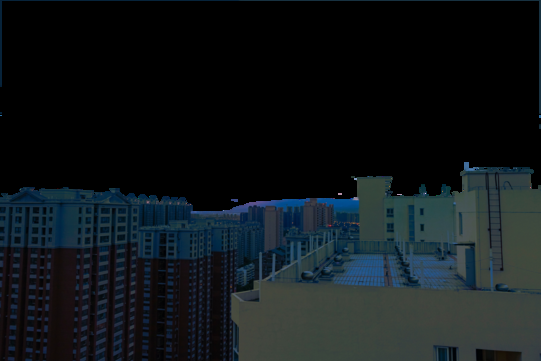
#> input picture sample image.png, 541 x 361 px
$ python -i rooftop_segmentation.py   (imports and definitions only)
#> lines starting #> are read from the running program, lines starting #| are printed output that depends on the picture

import numpy as np
import cv2

def detect_rooftop(image):
    gray = cv2.cvtColor(image, cv2.COLOR_RGB2GRAY)
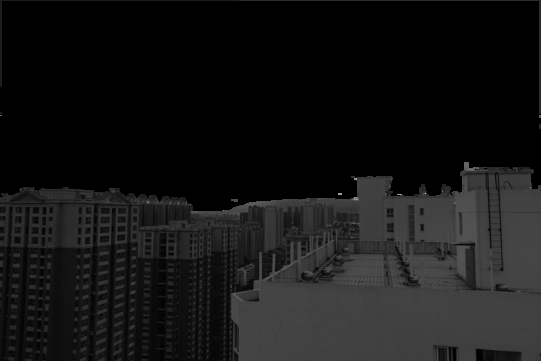
#> gray: shape (361, 541); min 0, max 199, mean 21
    _, thresh = cv2.threshold(gray, 200, 255, cv2.THRESH_BINARY)
#> thresh: shape (361, 541); every value is 0
    mask = cv2.medianBlur(thresh, 5)
    color_mask = cv2.cvtColor(mask, cv2.COLOR_GRAY2RGB)
#> color_mask: shape (361, 541, 3); every value is 0
    return color_mask

>>> import cv2
>>> picture = cv2.cvtColor(cv2.imread('sample image.png'), cv2.COLOR_BGR2RGB)
>>> result = detect_rooftop(picture)
